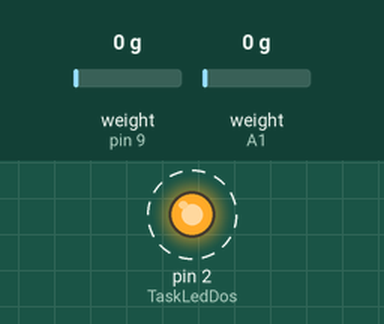
Recording of a sketch running on a simulated Arduino Uno, built with avr-gcc and run on an emulated ATmega328P. On the bench: output pins drawn as LEDs (lit = HIGH). Wiring (inferred from the names in the program): HX711 load-cell converter: data pin 9; SCK pin 3. Dashed ring = blinking. The inputs (shaded band) are chosen by the test bench; at power-on: weight on the scale (sensors on pin 9, A1) 0 g. Pins used as bus, display or sensor lines are not drawn; what the sketch prints to the serial monitor is not drawn.

Above: at 0.5 s.
Timing chart, 0 to 5.0 s (numbered marks = the images above):
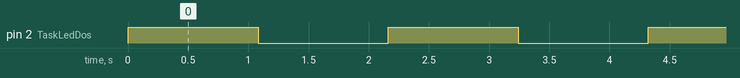

Measured:
- by itself, pin 2 (TaskLedDos): alternates HIGH for 1.1 s and LOW for 1.1 s

The sketch:

RampsV3.ino
```cpp
#include <Arduino_FreeRTOS.h>
#include "HX711.h"

//TASK FUNCTION
void TaskLedUno(void *pvParameters);
void TaskLedDos(void *pvParameters);

void TaskEntrada(void *pvParameters);
void TaskEntradaSerial(void *pvParameters);
void TaskSalidaSerial(void *pvParameters);

void TaskFuerzaDerecha(void *pvParameters);
void TaskFuerzaIzquierda(void *pvParameters);
void TaskPesoDerecho(void *pvParameters);
void TaskPesoIzquierdo(void *pvParameters);

//DEFINE PORT'S
#define DOUT  A1
#define CLK   A0

HX711 lectura(DOUT,CLK);

//DEFINE VAR
int valor = 0;
String comando="";
String val="";
bool flag = true;
////------------------------------------------------------------------------------
void TaskLedUno(void *pvParameters) {
    (void) pvParameters;

    pinMode(3,OUTPUT);
    for(;;){

       digitalWrite(3, HIGH);
       vTaskDelay( 100 / portTICK_PERIOD_MS ); // wait for 500 milisecond
       digitalWrite(3, LOW);
       vTaskDelay( 100 / portTICK_PERIOD_MS ); // wait for 500 milisecond

    }
}
////------------------------------------------------------------------------------
void TaskLedDos(void *pvParameters) {
    (void) pvParameters;

    pinMode(2,OUTPUT);
    for(;;){

       digitalWrite(2, HIGH);
       vTaskDelay( 1000 / portTICK_PERIOD_MS ); // wait for one second
       digitalWrite(2, LOW);
       vTaskDelay( 1000 / portTICK_PERIOD_MS ); // wait for one second
    }
}
////------------------------------------------------------------------------------
void TaskEntrada(void *pvParameters){
  (void) pvParameters;
  int pinEntrada = 9;
  pinMode(pinEntrada, INPUT);

  for(;;){
      if(digitalRead(pinEntrada)){

        }else{

        }
    }
}
////------------------------------------------------------------------------------FUERZA
////------------------------------------------------------------------------------DERECHA
void TaskFuerzaDerecha(void *pvParameters){
  (void) pvParameters;

  for(;;){

  }
}
////------------------------------------------------------------------------------FUERZA
////------------------------------------------------------------------------------IZQUIERDA
void TaskFuerzaIzquierda(void *pvParameters){
  (void) pvParameters;

  for(;;){

  }
}
////------------------------------------------------------------------------------PESO
////------------------------------------------------------------------------------DERECHO
void TaskPesoDerecho(void *pvParameters){
  (void) pvParameters;

  for(;;){

  }
}
////------------------------------------------------------------------------------PESO
////------------------------------------------------------------------------------IZQUIERDO
void TaskPesoIzquierdo(void *pvParameters){
  (void) pvParameters;

  for(;;){

  }
}
////------------------------------------------------------------------------------
////------------------------------------------------------------------------------
void TaskEntradaSerial(void *pvParameters){
  (void) pvParameters;

  for(;;){
     if(Serial.available()>0){

          val = Serial.read();

          if(val=="112"){
                flag=false;
           }else{
               //Serial.println(val);
           }
     }
  }
}
////------------------------------------------------------------------------------
////------------------------------------------------------------------------------
void TaskSalidaSerial(void *pvParameters){
  (void) pvParameters;

  for(;;){

       if(flag){
                    Serial.print("valor: ");
                    valor = lectura.read();
                    Serial.println(valor);
                    vTaskDelay( 100 / portTICK_PERIOD_MS ); // wait for one seconD
          }else{
                    Serial.print("Prueba: ");
                    Serial.println(20000);
                    vTaskDelay( 1000 / portTICK_PERIOD_MS ); // wait for one second
                    flag=true;
            }
  }
}
////------------------------------------------------------------------------------
////------------------------------------------------------------------------------
void setup() {
  // put your setup code here, to run once:
  //xTaskCreate(nombreFuncion,"nombreGenerico",128,parametrosFuncion,1,NULL);

  Serial.begin(9600);
  Serial.setTimeout(50);

  xTaskCreate(TaskLedUno,"ledUno",128,NULL,1,NULL);
  xTaskCreate(TaskLedDos ,"ledDos",128,NULL,1,NULL);
  xTaskCreate(TaskEntrada ,"entrada",128,NULL,1,NULL);

   xTaskCreate(TaskFuerzaDerecha    ,"FD",128,NULL,1,NULL);
   xTaskCreate(TaskFuerzaIzquierda  ,"FI",128,NULL,1,NULL);
   xTaskCreate(TaskPesoDerecho      ,"PD",128,NULL,1,NULL);
   xTaskCreate(TaskPesoIzquierdo    ,"PI",128,NULL,1,NULL);

  xTaskCreate(TaskEntradaSerial ,"entradaSerial",128,NULL,1,NULL);
  xTaskCreate(TaskSalidaSerial ,"salidaSerial",128,NULL,1,NULL);

}
////------------------------------------------------------------------------------
void loop() {
  // put your main code here, to run repeatedly:
  //Rtos, Don't code right here
}
```
